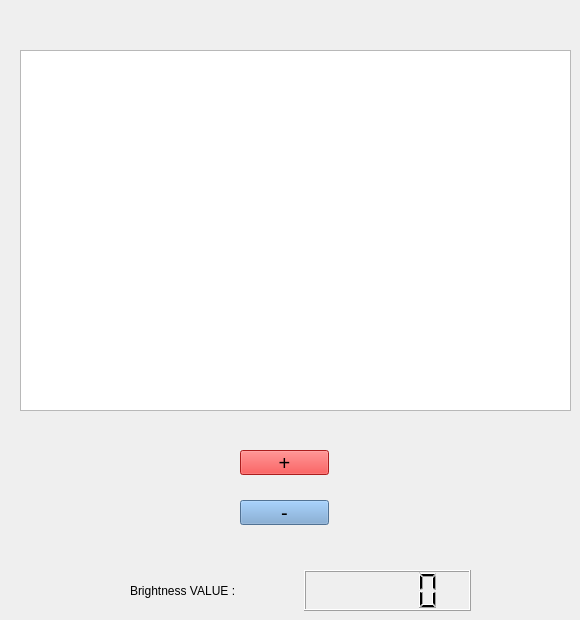
    <widget class="QWidget" name="tab_Brightness">
     <attribute name="title">
      <string>Brightness</string>
     </attribute>
     <widget class="QGraphicsView" name="graphicsView_Bright">
      <property name="geometry">
       <rect>
        <x>20</x>
        <y>50</y>
        <width>551</width>
        <height>361</height>
       </rect>
      </property>
     </widget>
     <widget class="QWidget" name="layoutWidget_8">
      <property name="geometry">
       <rect>
        <x>130</x>
        <y>570</y>
        <width>341</width>
        <height>41</height>
       </rect>
      </property>
      <layout class="QHBoxLayout" name="horizontalLayout_8">
       <item>
        <widget class="QLabel" name="label_26">
         <property name="text">
          <string>Brightness VALUE : </string>
         </property>
        </widget>
       </item>
       <item>
        <widget class="QLCDNumber" name="BR_Number"/>
       </item>
      </layout>
     </widget>
     <widget class="QPushButton" name="pushButton_BR_PLUS">
      <property name="geometry">
       <rect>
        <x>240</x>
        <y>450</y>
        <width>89</width>
        <height>25</height>
       </rect>
      </property>
      <property name="palette">
       <palette>
        <active>
         <colorrole role="WindowText">
          <brush brushstyle="SolidPattern">
           <color alpha="255">
            <red>0</red>
            <green>0</green>
            <blue>0</blue>
           </color>
          </brush>
         </colorrole>
         <colorrole role="Button">
          <brush brushstyle="SolidPattern">
           <color alpha="255">
            <red>239</red>
            <green>41</green>
            <blue>41</blue>
           </color>
          </brush>
         </colorrole>
         <colorrole role="Light">
          <brush brushstyle="SolidPattern">
           <color alpha="255">
            <red>255</red>
            <green>147</green>
            <blue>147</blue>
           </color>
          </brush>
         </colorrole>
         <colorrole role="Midlight">
          <brush brushstyle="SolidPattern">
           <color alpha="255">
            <red>247</red>
            <green>94</green>
            <blue>94</blue>
           </color>
          </brush>
         </colorrole>
         <colorrole role="Dark">
          <brush brushstyle="SolidPattern">
           <color alpha="255">
            <red>119</red>
            <green>20</green>
            <blue>20</blue>
           </color>
          </brush>
         </colorrole>
         <colorrole role="Mid">
          <brush brushstyle="SolidPattern">
           <color alpha="255">
            <red>159</red>
            <green>27</green>
            <blue>27</blue>
           </color>
          </brush>
         </colorrole>
         <colorrole role="Text">
          <brush brushstyle="SolidPattern">
           <color alpha="255">
            <red>0</red>
            <green>0</green>
            <blue>0</blue>
           </color>
          </brush>
         </colorrole>
         <colorrole role="BrightText">
          <brush brushstyle="SolidPattern">
           <color alpha="255">
            <red>255</red>
            <green>255</green>
            <blue>255</blue>
           </color>
          </brush>
         </colorrole>
         <colorrole role="ButtonText">
          <brush brushstyle="SolidPattern">
           <color alpha="255">
            <red>0</red>
            <green>0</green>
            <blue>0</blue>
           </color>
          </brush>
         </colorrole>
         <colorrole role="Base">
          <brush brushstyle="SolidPattern">
           <color alpha="255">
            <red>255</red>
            <green>255</green>
            <blue>255</blue>
           </color>
          </brush>
         </colorrole>
         <colorrole role="Window">
          <brush brushstyle="SolidPattern">
           <color alpha="255">
            <red>239</red>
            <green>41</green>
            <blue>41</blue>
           </color>
          </brush>
         </colorrole>
         <colorrole role="Shadow">
          <brush brushstyle="SolidPattern">
           <color alpha="255">
            <red>0</red>
            <green>0</green>
            <blue>0</blue>
           </color>
          </brush>
         </colorrole>
         <colorrole role="AlternateBase">
          <brush brushstyle="SolidPattern">
           <color alpha="255">
            <red>247</red>
            <green>148</green>
            <blue>148</blue>
           </color>
          </brush>
         </colorrole>
         <colorrole role="ToolTipBase">
          <brush brushstyle="SolidPattern">
           <color alpha="255">
            <red>255</red>
            <green>255</green>
            <blue>220</blue>
           </color>
          </brush>
         </colorrole>
         <colorrole role="ToolTipText">
          <brush brushstyle="SolidPattern">
           <color alpha="255">
            <red>0</red>
            <green>0</green>
            <blue>0</blue>
           </color>
          </brush>
         </colorrole>
         <colorrole role="PlaceholderText">
          <brush brushstyle="SolidPattern">
           <color alpha="128">
            <red>0</red>
            <green>0</green>
            <blue>0</blue>
           </color>
          </brush>
         </colorrole>
        </active>
        <inactive>
         <colorrole role="WindowText">
          <brush brushstyle="SolidPattern">
           <color alpha="255">
            <red>0</red>
            <green>0</green>
            <blue>0</blue>
           </color>
          </brush>
         </colorrole>
         <colorrole role="Button">
          <brush brushstyle="SolidPattern">
           <color alpha="255">
            <red>239</red>
            <green>41</green>
            <blue>41</blue>
           </color>
          </brush>
         </colorrole>
         <colorrole role="Light">
          <brush brushstyle="SolidPattern">
           <color alpha="255">
            <red>255</red>
            <green>147</green>
            <blue>147</blue>
           </color>
          </brush>
         </colorrole>
         <colorrole role="Midlight">
          <brush brushstyle="SolidPattern">
           <color alpha="255">
            <red>247</red>
            <green>94</green>
            <blue>94</blue>
           </color>
          </brush>
         </colorrole>
         <colorrole role="Dark">
          <brush brushstyle="SolidPattern">
           <color alpha="255">
            <red>119</red>
            <green>20</green>
            <blue>20</blue>
           </color>
          </brush>
         </colorrole>
         <colorrole role="Mid">
          <brush brushstyle="SolidPattern">
           <color alpha="255">
            <red>159</red>
            <green>27</green>
            <blue>27</blue>
           </color>
          </brush>
         </colorrole>
         <colorrole role="Text">
          <brush brushstyle="SolidPattern">
           <color alpha="255">
            <red>0</red>
            <green>0</green>
            <blue>0</blue>
           </color>
          </brush>
         </colorrole>
         <colorrole role="BrightText">
          <brush brushstyle="SolidPattern">
           <color alpha="255">
            <red>255</red>
            <green>255</green>
            <blue>255</blue>
           </color>
          </brush>
         </colorrole>
         <colorrole role="ButtonText">
          <brush brushstyle="SolidPattern">
           <color alpha="255">
            <red>0</red>
            <green>0</green>
            <blue>0</blue>
           </color>
          </brush>
         </colorrole>
         <colorrole role="Base">
          <brush brushstyle="SolidPattern">
           <color alpha="255">
            <red>255</red>
            <green>255</green>
            <blue>255</blue>
           </color>
          </brush>
         </colorrole>
         <colorrole role="Window">
          <brush brushstyle="SolidPattern">
           <color alpha="255">
            <red>239</red>
            <green>41</green>
            <blue>41</blue>
           </color>
          </brush>
         </colorrole>
         <colorrole role="Shadow">
          <brush brushstyle="SolidPattern">
           <color alpha="255">
            <red>0</red>
            <green>0</green>
            <blue>0</blue>
           </color>
          </brush>
         </colorrole>
         <colorrole role="AlternateBase">
          <brush brushstyle="SolidPattern">
           <color alpha="255">
            <red>247</red>
            <green>148</green>
            <blue>148</blue>
           </color>
          </brush>
         </colorrole>
         <colorrole role="ToolTipBase">
          <brush brushstyle="SolidPattern">
           <color alpha="255">
            <red>255</red>
            <green>255</green>
            <blue>220</blue>
           </color>
          </brush>
         </colorrole>
         <colorrole role="ToolTipText">
          <brush brushstyle="SolidPattern">
           <color alpha="255">
            <red>0</red>
            <green>0</green>
            <blue>0</blue>
           </color>
          </brush>
         </colorrole>
         <colorrole role="PlaceholderText">
          <brush brushstyle="SolidPattern">
           <color alpha="128">
            <red>0</red>
            <green>0</green>
            <blue>0</blue>
           </color>
          </brush>
         </colorrole>
        </inactive>
        <disabled>
         <colorrole role="WindowText">
          <brush brushstyle="SolidPattern">
           <color alpha="255">
            <red>119</red>
            <green>20</green>
            <blue>20</blue>
           </color>
          </brush>
         </colorrole>
         <colorrole role="Button">
          <brush brushstyle="SolidPattern">
           <color alpha="255">
            <red>239</red>
            <green>41</green>
            <blue>41</blue>
           </color>
          </brush>
         </colorrole>
         <colorrole role="Light">
          <brush brushstyle="SolidPattern">
           <color alpha="255">
            <red>255</red>
            <green>147</green>
            <blue>147</blue>
           </color>
          </brush>
         </colorrole>
         <colorrole role="Midlight">
          <brush brushstyle="SolidPattern">
           <color alpha="255">
            <red>247</red>
            <green>94</green>
            <blue>94</blue>
           </color>
          </brush>
         </colorrole>
         <colorrole role="Dark">
          <brush brushstyle="SolidPattern">
           <color alpha="255">
            <red>119</red>
            <green>20</green>
            <blue>20</blue>
           </color>
          </brush>
         </colorrole>
         <colorrole role="Mid">
          <brush brushstyle="SolidPattern">
           <color alpha="255">
            <red>159</red>
            <green>27</green>
            <blue>27</blue>
           </color>
          </brush>
         </colorrole>
         <colorrole role="Text">
          <brush brushstyle="SolidPattern">
           <color alpha="255">
            <red>119</red>
            <green>20</green>
            <blue>20</blue>
           </color>
          </brush>
         </colorrole>
         <colorrole role="BrightText">
          <brush brushstyle="SolidPattern">
           <color alpha="255">
            <red>255</red>
            <green>255</green>
            <blue>255</blue>
           </color>
          </brush>
         </colorrole>
         <colorrole role="ButtonText">
          <brush brushstyle="SolidPattern">
           <color alpha="255">
            <red>119</red>
            <green>20</green>
            <blue>20</blue>
           </color>
          </brush>
         </colorrole>
         <colorrole role="Base">
          <brush brushstyle="SolidPattern">
           <color alpha="255">
            <red>239</red>
            <green>41</green>
            <blue>41</blue>
           </color>
          </brush>
         </colorrole>
         <colorrole role="Window">
          <brush brushstyle="SolidPattern">
           <color alpha="255">
            <red>239</red>
            <green>41</green>
            <blue>41</blue>
           </color>
          </brush>
         </colorrole>
         <colorrole role="Shadow">
          <brush brushstyle="SolidPattern">
           <color alpha="255">
            <red>0</red>
            <green>0</green>
            <blue>0</blue>
           </color>
          </brush>
         </colorrole>
         <colorrole role="AlternateBase">
          <brush brushstyle="SolidPattern">
           <color alpha="255">
            <red>239</red>
            <green>41</green>
            <blue>41</blue>
           </color>
          </brush>
         </colorrole>
         <colorrole role="ToolTipBase">
          <brush brushstyle="SolidPattern">
           <color alpha="255">
            <red>255</red>
            <green>255</green>
            <blue>220</blue>
           </color>
          </brush>
         </colorrole>
         <colorrole role="ToolTipText">
          <brush brushstyle="SolidPattern">
           <color alpha="255">
            <red>0</red>
            <green>0</green>
            <blue>0</blue>
           </color>
          </brush>
         </colorrole>
         <colorrole role="PlaceholderText">
          <brush brushstyle="SolidPattern">
           <color alpha="128">
            <red>0</red>
            <green>0</green>
            <blue>0</blue>
           </color>
          </brush>
         </colorrole>
        </disabled>
       </palette>
      </property>
      <property name="font">
       <font>
        <pointsize>15</pointsize>
       </font>
      </property>
      <property name="text">
       <string>+</string>
      </property>
     </widget>
     <widget class="QPushButton" name="pushButton_BR_MINUS">
      <property name="geometry">
       <rect>
        <x>240</x>
        <y>500</y>
        <width>89</width>
        <height>25</height>
       </rect>
      </property>
      <property name="palette">
       <palette>
        <active>
         <colorrole role="WindowText">
          <brush brushstyle="SolidPattern">
           <color alpha="255">
            <red>0</red>
            <green>0</green>
            <blue>0</blue>
           </color>
          </brush>
         </colorrole>
         <colorrole role="Button">
          <brush brushstyle="SolidPattern">
           <color alpha="255">
            <red>114</red>
            <green>159</green>
            <blue>207</blue>
           </color>
          </brush>
         </colorrole>
         <colorrole role="Light">
          <brush brushstyle="SolidPattern">
           <color alpha="255">
            <red>196</red>
            <green>225</green>
            <blue>255</blue>
           </color>
          </brush>
         </colorrole>
         <colorrole role="Midlight">
          <brush brushstyle="SolidPattern">
           <color alpha="255">
            <red>155</red>
            <green>192</green>
            <blue>231</blue>
           </color>
          </brush>
         </colorrole>
         <colorrole role="Dark">
          <brush brushstyle="SolidPattern">
           <color alpha="255">
            <red>57</red>
            <green>79</green>
            <blue>103</blue>
           </color>
          </brush>
         </colorrole>
         <colorrole role="Mid">
          <brush brushstyle="SolidPattern">
           <color alpha="255">
            <red>76</red>
            <green>106</green>
            <blue>138</blue>
           </color>
          </brush>
         </colorrole>
         <colorrole role="Text">
          <brush brushstyle="SolidPattern">
           <color alpha="255">
            <red>0</red>
            <green>0</green>
            <blue>0</blue>
           </color>
          </brush>
         </colorrole>
         <colorrole role="BrightText">
          <brush brushstyle="SolidPattern">
           <color alpha="255">
            <red>255</red>
            <green>255</green>
            <blue>255</blue>
           </color>
          </brush>
         </colorrole>
         <colorrole role="ButtonText">
          <brush brushstyle="SolidPattern">
           <color alpha="255">
            <red>0</red>
            <green>0</green>
            <blue>0</blue>
           </color>
          </brush>
         </colorrole>
         <colorrole role="Base">
          <brush brushstyle="SolidPattern">
           <color alpha="255">
            <red>255</red>
            <green>255</green>
            <blue>255</blue>
           </color>
          </brush>
         </colorrole>
         <colorrole role="Window">
          <brush brushstyle="SolidPattern">
           <color alpha="255">
            <red>114</red>
            <green>159</green>
            <blue>207</blue>
           </color>
          </brush>
         </colorrole>
         <colorrole role="Shadow">
          <brush brushstyle="SolidPattern">
           <color alpha="255">
            <red>0</red>
            <green>0</green>
            <blue>0</blue>
           </color>
          </brush>
         </colorrole>
         <colorrole role="AlternateBase">
          <brush brushstyle="SolidPattern">
           <color alpha="255">
            <red>184</red>
            <green>207</green>
            <blue>231</blue>
           </color>
          </brush>
         </colorrole>
         <colorrole role="ToolTipBase">
          <brush brushstyle="SolidPattern">
           <color alpha="255">
            <red>255</red>
            <green>255</green>
            <blue>220</blue>
           </color>
          </brush>
         </colorrole>
         <colorrole role="ToolTipText">
          <brush brushstyle="SolidPattern">
           <color alpha="255">
            <red>0</red>
            <green>0</green>
            <blue>0</blue>
           </color>
          </brush>
         </colorrole>
         <colorrole role="PlaceholderText">
          <brush brushstyle="SolidPattern">
           <color alpha="128">
            <red>0</red>
            <green>0</green>
            <blue>0</blue>
           </color>
          </brush>
         </colorrole>
        </active>
        <inactive>
         <colorrole role="WindowText">
          <brush brushstyle="SolidPattern">
           <color alpha="255">
            <red>0</red>
            <green>0</green>
            <blue>0</blue>
           </color>
          </brush>
         </colorrole>
         <colorrole role="Button">
          <brush brushstyle="SolidPattern">
           <color alpha="255">
            <red>114</red>
            <green>159</green>
            <blue>207</blue>
           </color>
          </brush>
         </colorrole>
         <colorrole role="Light">
          <brush brushstyle="SolidPattern">
           <color alpha="255">
            <red>196</red>
            <green>225</green>
            <blue>255</blue>
           </color>
          </brush>
         </colorrole>
         <colorrole role="Midlight">
          <brush brushstyle="SolidPattern">
           <color alpha="255">
            <red>155</red>
            <green>192</green>
            <blue>231</blue>
           </color>
          </brush>
         </colorrole>
         <colorrole role="Dark">
          <brush brushstyle="SolidPattern">
           <color alpha="255">
            <red>57</red>
            <green>79</green>
            <blue>103</blue>
           </color>
          </brush>
         </colorrole>
         <colorrole role="Mid">
          <brush brushstyle="SolidPattern">
           <color alpha="255">
            <red>76</red>
            <green>106</green>
            <blue>138</blue>
           </color>
          </brush>
         </colorrole>
         <colorrole role="Text">
          <brush brushstyle="SolidPattern">
           <color alpha="255">
            <red>0</red>
            <green>0</green>
            <blue>0</blue>
           </color>
          </brush>
         </colorrole>
         <colorrole role="BrightText">
          <brush brushstyle="SolidPattern">
           <color alpha="255">
            <red>255</red>
            <green>255</green>
            <blue>255</blue>
           </color>
          </brush>
         </colorrole>
         <colorrole role="ButtonText">
          <brush brushstyle="SolidPattern">
           <color alpha="255">
            <red>0</red>
            <green>0</green>
            <blue>0</blue>
           </color>
          </brush>
         </colorrole>
         <colorrole role="Base">
          <brush brushstyle="SolidPattern">
           <color alpha="255">
            <red>255</red>
            <green>255</green>
            <blue>255</blue>
           </color>
          </brush>
         </colorrole>
         <colorrole role="Window">
          <brush brushstyle="SolidPattern">
           <color alpha="255">
            <red>114</red>
            <green>159</green>
            <blue>207</blue>
           </color>
          </brush>
         </colorrole>
         <colorrole role="Shadow">
          <brush brushstyle="SolidPattern">
           <color alpha="255">
            <red>0</red>
            <green>0</green>
            <blue>0</blue>
           </color>
          </brush>
         </colorrole>
         <colorrole role="AlternateBase">
          <brush brushstyle="SolidPattern">
           <color alpha="255">
            <red>184</red>
            <green>207</green>
            <blue>231</blue>
           </color>
          </brush>
         </colorrole>
         <colorrole role="ToolTipBase">
          <brush brushstyle="SolidPattern">
           <color alpha="255">
            <red>255</red>
            <green>255</green>
            <blue>220</blue>
           </color>
          </brush>
         </colorrole>
         <colorrole role="ToolTipText">
          <brush brushstyle="SolidPattern">
           <color alpha="255">
            <red>0</red>
            <green>0</green>
            <blue>0</blue>
           </color>
          </brush>
         </colorrole>
         <colorrole role="PlaceholderText">
          <brush brushstyle="SolidPattern">
           <color alpha="128">
            <red>0</red>
            <green>0</green>
            <blue>0</blue>
           </color>
          </brush>
         </colorrole>
        </inactive>
        <disabled>
         <colorrole role="WindowText">
          <brush brushstyle="SolidPattern">
           <color alpha="255">
            <red>57</red>
            <green>79</green>
            <blue>103</blue>
           </color>
          </brush>
         </colorrole>
         <colorrole role="Button">
          <brush brushstyle="SolidPattern">
           <color alpha="255">
            <red>114</red>
            <green>159</green>
            <blue>207</blue>
           </color>
          </brush>
         </colorrole>
         <colorrole role="Light">
          <brush brushstyle="SolidPattern">
           <color alpha="255">
            <red>196</red>
            <green>225</green>
            <blue>255</blue>
           </color>
          </brush>
         </colorrole>
         <colorrole role="Midlight">
          <brush brushstyle="SolidPattern">
           <color alpha="255">
            <red>155</red>
            <green>192</green>
            <blue>231</blue>
           </color>
          </brush>
         </colorrole>
         <colorrole role="Dark">
          <brush brushstyle="SolidPattern">
           <color alpha="255">
            <red>57</red>
            <green>79</green>
            <blue>103</blue>
           </color>
          </brush>
         </colorrole>
         <colorrole role="Mid">
          <brush brushstyle="SolidPattern">
           <color alpha="255">
            <red>76</red>
            <green>106</green>
            <blue>138</blue>
           </color>
          </brush>
         </colorrole>
         <colorrole role="Text">
          <brush brushstyle="SolidPattern">
           <color alpha="255">
            <red>57</red>
            <green>79</green>
            <blue>103</blue>
           </color>
          </brush>
         </colorrole>
         <colorrole role="BrightText">
          <brush brushstyle="SolidPattern">
           <color alpha="255">
            <red>255</red>
            <green>255</green>
            <blue>255</blue>
           </color>
          </brush>
         </colorrole>
         <colorrole role="ButtonText">
          <brush brushstyle="SolidPattern">
           <color alpha="255">
            <red>57</red>
            <green>79</green>
            <blue>103</blue>
           </color>
          </brush>
         </colorrole>
         <colorrole role="Base">
          <brush brushstyle="SolidPattern">
           <color alpha="255">
            <red>114</red>
            <green>159</green>
            <blue>207</blue>
           </color>
          </brush>
         </colorrole>
         <colorrole role="Window">
          <brush brushstyle="SolidPattern">
           <color alpha="255">
            <red>114</red>
            <green>159</green>
            <blue>207</blue>
           </color>
          </brush>
         </colorrole>
         <colorrole role="Shadow">
          <brush brushstyle="SolidPattern">
           <color alpha="255">
            <red>0</red>
            <green>0</green>
            <blue>0</blue>
           </color>
          </brush>
         </colorrole>
         <colorrole role="AlternateBase">
          <brush brushstyle="SolidPattern">
           <color alpha="255">
            <red>114</red>
            <green>159</green>
            <blue>207</blue>
           </color>
          </brush>
         </colorrole>
         <colorrole role="ToolTipBase">
          <brush brushstyle="SolidPattern">
           <color alpha="255">
            <red>255</red>
            <green>255</green>
            <blue>220</blue>
           </color>
          </brush>
         </colorrole>
         <colorrole role="ToolTipText">
          <brush brushstyle="SolidPattern">
           <color alpha="255">
            <red>0</red>
            <green>0</green>
            <blue>0</blue>
           </color>
          </brush>
         </colorrole>
         <colorrole role="PlaceholderText">
          <brush brushstyle="SolidPattern">
           <color alpha="128">
            <red>0</red>
            <green>0</green>
            <blue>0</blue>
           </color>
          </brush>
         </colorrole>
        </disabled>
       </palette>
      </property>
      <property name="font">
       <font>
        <pointsize>15</pointsize>
       </font>
      </property>
      <property name="text">
       <string>-</string>
      </property>
     </widget>
    </widget>
